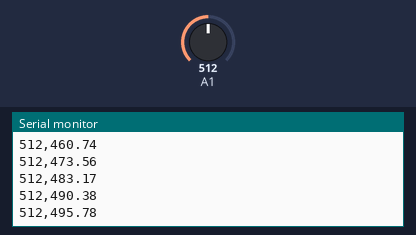
Simulated run of this sketch. Board: Arduino Uno, built with avr-gcc and run on an emulated ATmega328P. Parts: the last lines printed to the serial monitor. Inputs (shaded band) come from the test bench; at power-on: A1 = 512.

Above: at 1.2 s.
1.3 s: A1 set to 716
At 1.32 s:
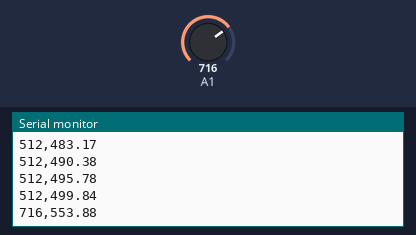
2.8 s: A1 set to 900
At 2.83 s:
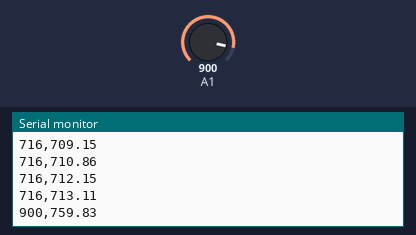
Timing chart, 0 to 5.8 s (numbered marks = the images above; inputs shaded):
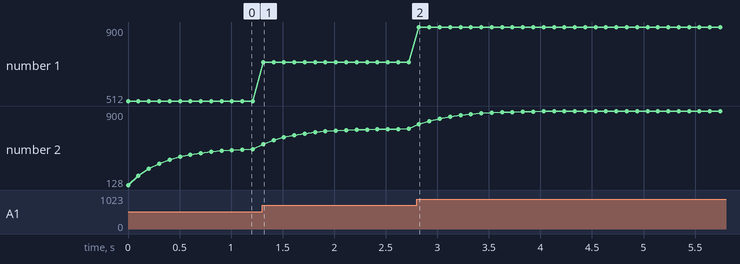

The sketch:

HeartSens.ino
```cpp
double alpha = 0.75;
int period = 100;
double change = 0.0;
double minval = 0.0;

void setup() {
    Serial.begin(9600);
    pinMode(A1, INPUT);
}

void loop() {
     static double oldValue = 0;
     static double oldChange = 0;
     int rawValue = analogRead(A1);
     double value = alpha * oldValue + (1 - alpha) * rawValue;
     Serial.print (rawValue);
     Serial.print (",");
     Serial.println (value);
     oldValue = value;
     delay(period);
}
```

Measured:
- after the input at 1.3 s, the serial monitor: prints a new line at once (image 1)
- after the input at 2.8 s, the serial monitor: prints a new line at once (image 2)
- plotted number 1: 512 → 716 after the input at 1.3 s, 716 → 900 after the input at 2.8 s
- plotted number 2: 499.84 → 713.11 after the input at 1.3 s, 713.11 → 900 after the input at 2.8 s
